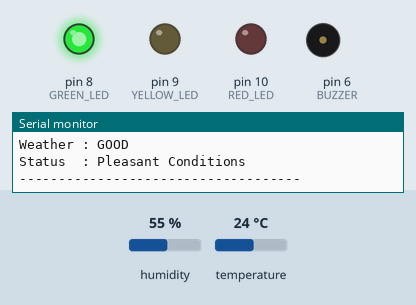
This sketch was run on a simulated Arduino Uno, built with avr-gcc and run on an emulated ATmega328P. Shown: output pins drawn as LEDs (lit = HIGH), buzzer (waves = sounding), the last lines printed to the serial monitor. Inputs (shaded band) come from the test bench; at power-on: humidity 55 %, temperature 24 °C.

Above: at 2.9 s.
3.0 s: humidity set to 68 %
5.8 s: humidity set to 71 %
At 7.0 s:
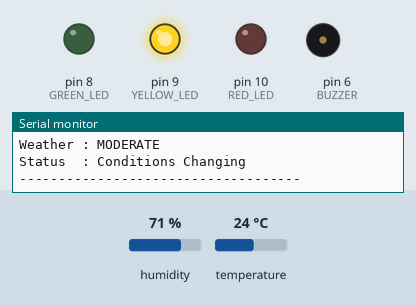
11.9 s: temperature set to 39.4 °C
15.4 s: temperature set to 40.7 °C
At 18.7 s:
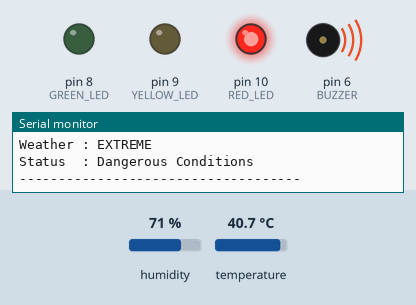
19.0 s: temperature set to 12 °C
At 20.9 s:
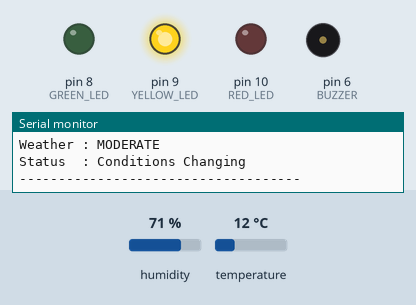
25.1 s: humidity set to 22 %
At 27.2 s:
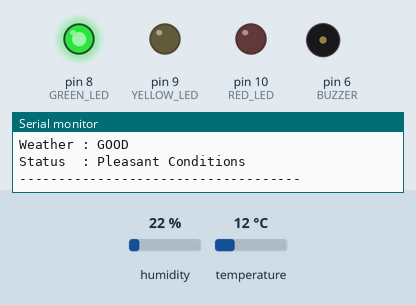
Timing chart, 0 to 28.7 s (numbered marks = the images above; inputs shaded):
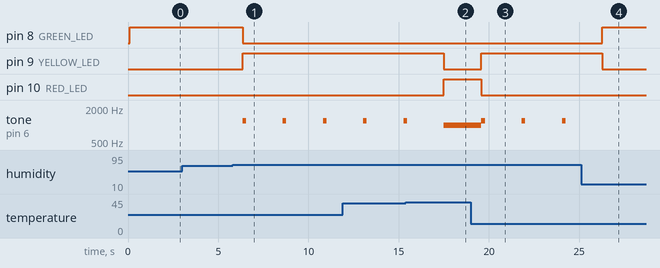

The sketch:

smart_weather_station.ino
```cpp
#include <DHT.h>

#define DHTPIN 2
#define DHTTYPE DHT22

DHT dht(DHTPIN, DHTTYPE);

const int GREEN_LED = 8;
const int YELLOW_LED = 9;
const int RED_LED = 10;
const int BUZZER = 6;

void setup() {

  pinMode(GREEN_LED, OUTPUT);
  pinMode(YELLOW_LED, OUTPUT);
  pinMode(RED_LED, OUTPUT);
  pinMode(BUZZER, OUTPUT);

  Serial.begin(9600);
  dht.begin();

  Serial.println("====================================");
  Serial.println("      Smart Weather Station");
  Serial.println("====================================");
}

void loop() {

  float temperature = dht.readTemperature();
  float humidity = dht.readHumidity();

  if (isnan(temperature) || isnan(humidity)) {
    Serial.println("Sensor Read Error!");
    delay(2000);
    return;
  }

  // Reset Outputs
  digitalWrite(GREEN_LED, LOW);
  digitalWrite(YELLOW_LED, LOW);
  digitalWrite(RED_LED, LOW);
  noTone(BUZZER);

  Serial.print("Temperature : ");
  Serial.print(temperature);
  Serial.println(" °C");

  Serial.print("Humidity    : ");
  Serial.print(humidity);
  Serial.println(" %");

  Serial.println();

  // ==========================
  // EXTREME WEATHER
  // ==========================
  if (temperature >= 40 || humidity >= 85) {

    digitalWrite(RED_LED, HIGH);
    tone(BUZZER, 1000);

    Serial.println("Weather : EXTREME");
    Serial.println("Status  : Dangerous Conditions");
  }

  // ==========================
  // MODERATE WEATHER
  // ==========================
  else if ((temperature >= 30 && temperature < 40) ||
           (humidity >= 70 && humidity < 85)) {

    digitalWrite(YELLOW_LED, HIGH);

    tone(BUZZER, 1200);
    delay(200);
    noTone(BUZZER);

    Serial.println("Weather : MODERATE");
    Serial.println("Status  : Conditions Changing");
  }

  // ==========================
  // GOOD WEATHER
  // ==========================
  else {

    digitalWrite(GREEN_LED, HIGH);

    Serial.println("Weather : GOOD");
    Serial.println("Status  : Pleasant Conditions");
  }

  Serial.println("------------------------------------");

  delay(2000);
}
```

Measured:
- the behaviour switches between 69 and 70 % on humidity (found by bisection; images 0 and 1)
- the behaviour switches between 39.9 and 40 °C on temperature (found by bisection; images 1 and 2)
- after the input at 5.8 s, pin 8 (GREEN_LED): HIGH → LOW after 0.54 s; pin 9 (YELLOW_LED): LOW → HIGH after 0.55 s; tone on pin 6 (BUZZER): alternates 1200 Hz for 0.20 s and silent for 2.0 s, starting after 0.55 s
- after the input at 15.4 s, pin 9 (YELLOW_LED): HIGH → LOW after 2.1 s; pin 10 (RED_LED): LOW → HIGH after 2.1 s
- after the input at 19.0 s, pin 9 (YELLOW_LED): LOW → HIGH after 0.58 s; pin 10 (RED_LED): HIGH → LOW after 0.58 s; tone on pin 6 (BUZZER): alternates 1200 Hz for 0.20 s and silent for 2.0 s, starting after 0.58 s
- after the input at 25.1 s, pin 8 (GREEN_LED): LOW → HIGH after 1.2 s; pin 9 (YELLOW_LED): HIGH → LOW after 1.2 s; tone on pin 6 (BUZZER): stops changing and stays silent
